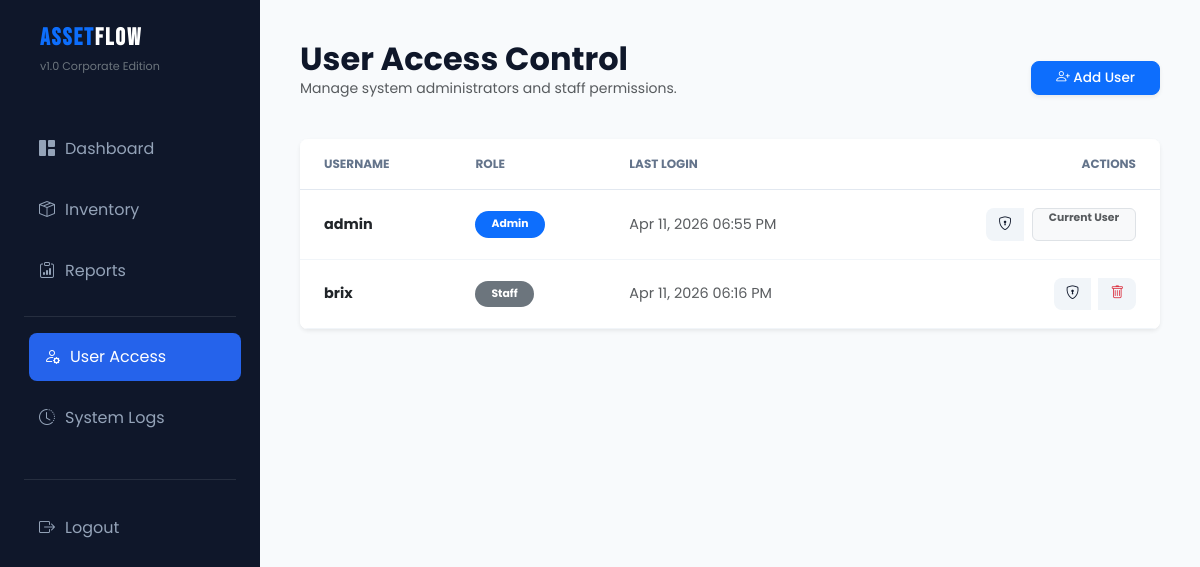
/users.php (signed in), run on the app's committed database.
### tables this page shows
CREATE TABLE users (
  id int(11) NOT NULL,
  username varchar(50) NOT NULL,
  password varchar(255) NOT NULL,
  role enum('Admin','Staff') DEFAULT 'Staff',
  last_login datetime DEFAULT NULL
);

### users.php (the view, shortened to what this page needs)
<?php
include 'db_connect.php';
include 'includes/header.php';
include 'includes/sidebar.php';
$stmt = $pdo->query("SELECT id, username, role, last_login FROM users ORDER BY username ASC");
?>
<div class="main-content">
    <div class="d-flex justify-content-between align-items-center mb-4">
        <div>
            <h2 class="fw-bold m-0">User Access Control</h2>
            <p class="text-muted small">Manage system administrators and staff permissions.</p>
        </div>
        <a href="add_user.php" class="btn btn-primary btn-action px-4 shadow-sm">
            <i class="bi bi-person-plus"></i> Add User
        </a>
    </div>
    <div class="inventory-table-card shadow-sm border-0 rounded-3 overflow-hidden">
        <table class="table table-hover align-middle mb-0 bg-white">
            <thead class="bg-light">
                <tr class="text-muted small text-uppercase">
                    <th class="ps-4 py-3">Username</th>
                    <th class="py-3">Role</th>
                    <th class="py-3">Last Login</th>
                    <th class="text-end pe-4 py-3">Actions</th>
                </tr>
            </thead>
            <tbody>
                <?php while($user = $stmt->fetch()): ?>
                <tr>
                    <td class="ps-4">
                        <div class="fw-bold text-dark"><?php echo htmlspecialchars($user['username']); ?></div>
                    </td>
                    <td>
                        <span class="badge rounded-pill <?php echo (strtolower($user['role']) == 'admin') ? 'bg-primary' : 'bg-secondary'; ?> px-3 py-2">
                            <?php echo $user['role']; ?>
                        </span>
                    </td>
                    <td class="text-muted">
                        <?php echo $user['last_login'] ? date('M d, Y h:i A', strtotime($user['last_login'])) : 'Never'; ?>
                    </td>
                    <td class="text-end pe-4">
                        <div class="btn-group gap-2">
                            <a href="edit_user_permissions.php?id=<?php echo $user['id']; ?>" class="btn btn-edit btn-action" title="Change Permissions">
                                <i class="bi bi-shield-lock"></i>
                            </a>
                            <?php if ($user['id'] != $_SESSION['user_id']): ?>
                                <a href="delete_user.php?id=<?php echo $user['id']; ?>"
                                   class="btn btn-edit btn-action text-danger"
                                   title="Delete User"
                                   onclick="return confirm('Are you sure you want to remove access for this user? This action cannot be undone.');">
                                    <i class="bi bi-trash"></i>
                                </a>
                            <?php else: ?>
                                <span class="badge bg-light text-muted border px-3">Current User</span>
                            <?php endif; ?>
                        </div>
                    </td>
                </tr>
                <?php endwhile; ?>
            </tbody>
        </table>
    </div>
</div>
</body>
</html>

### style.css (style rules this page uses)
:root { --primary: #2563eb; --secondary: #64748b; --success: #22c55e; --warning: #f59e0b; --danger: #ef4444; --bg-light: #f8fafc; --sidebar-dark: #0f172a; --white: #ffffff; --transition: all 0.3s ease; }
* { margin: 0; padding: 0; box-sizing: border-box; }
body { background-color: var(--bg-light); font-family: 'Poppins', sans-serif; display: flex; min-height: 100vh; color: var(--sidebar-dark); }
.main-content { margin-left: 260px; width: calc(100% - 260px); padding: 40px; }
.inventory-table-card { background: var(--white); border-radius: 20px; overflow: hidden; box-shadow: 0 10px 25px rgba(0,0,0,0.03); margin-top: 20px; border: 1px solid rgba(0,0,0,0.05); }
.table { margin-bottom: 0; }
.table thead { background-color: #f8fafc; }
.table thead th { padding: 18px; font-size: 0.75rem; font-weight: 700; text-transform: uppercase; color: var(--secondary); border-bottom: 1px solid #e2e8f0; }
.table tbody td { padding: 18px; vertical-align: middle; font-size: 0.9rem; border-bottom: 1px solid #f1f5f9; }
.btn-action { padding: 6px 12px; border-radius: 8px; font-size: 0.85rem; font-weight: 500; transition: var(--transition); }
.btn-edit { background: #f1f5f9; color: var(--sidebar-dark); border: none; }

### data on the page
users: username "admin", role "Admin", last_login "Apr 11, 2026 06:55 PM", shows "Current User"
users: username "brix", role "Staff", last_login "Apr 11, 2026 06:16 PM"
